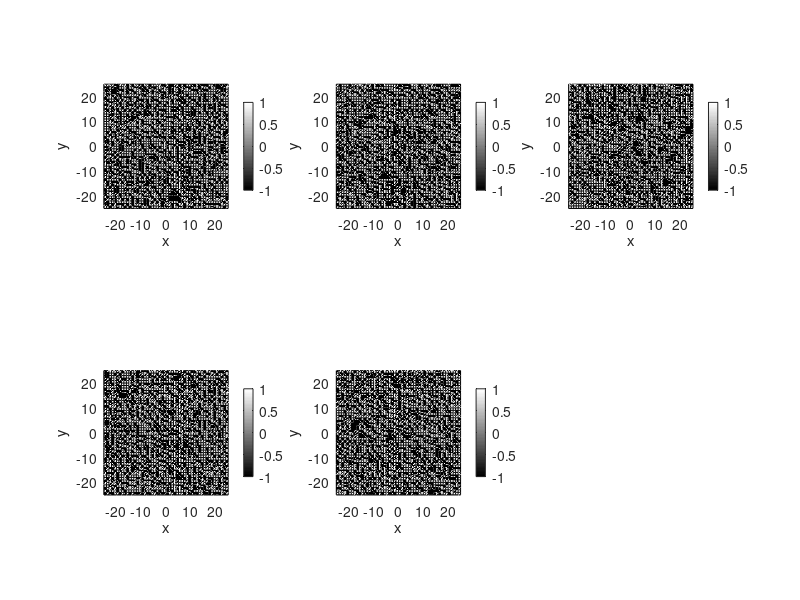

This chart was generated by the following MATLAB code:
%% Create Random checkboard
clear; clc; clf;
resol=1;                                                % Decide the resolution of the RF
rsize=25.0;                                             % Decide the size of the RF
rspace=-rsize:resol:rsize;                              % Make a RF array with the set resolution
[xx, yy]=meshgrid(rspace,rspace);                       % Make a RF space with the set resolution

N=5;                                                    % Decide the number of random stimulus to make
figure(1); hold on;
for i=1:N
    S=rand(length(rspace),length(rspace));
    S=round(S)*2-1;                                     % Each value in S is 1 or -1
    subplot(2,ceil(N/2),i);
    surf(xx, yy, S); xlabel('x'); ylabel('y');
    axis xy image; colorbar;
    az = 0; el = 90; view(az, el);
end
colormap gray;
hold off;